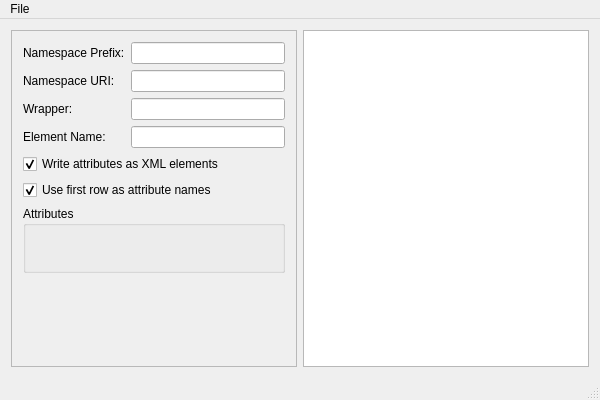
<?xml version="1.0" encoding="UTF-8"?>
<ui version="4.0">
 <class>QCSVToXMLClass</class>
 <widget class="QMainWindow" name="QCSVToXMLClass">
  <property name="geometry">
   <rect>
    <x>0</x>
    <y>0</y>
    <width>600</width>
    <height>400</height>
   </rect>
  </property>
  <property name="windowTitle">
   <string>QCSVToXML</string>
  </property>
  <widget class="QWidget" name="centralWidget">
   <layout class="QHBoxLayout" name="horizontalLayout">
    <item>
     <widget class="QScrollArea" name="scrollArea">
      <property name="widgetResizable">
       <bool>true</bool>
      </property>
      <widget class="QWidget" name="scrollAreaWidgetContents">
       <property name="geometry">
        <rect>
         <x>0</x>
         <y>0</y>
         <width>286</width>
         <height>338</height>
        </rect>
       </property>
       <layout class="QFormLayout" name="formLayout">
        <property name="labelAlignment">
         <set>Qt::AlignJustify|Qt::AlignVCenter</set>
        </property>
        <item row="0" column="1">
         <widget class="QLineEdit" name="lineEditNamespace"/>
        </item>
        <item row="2" column="1">
         <widget class="QLineEdit" name="lineEditWrapper"/>
        </item>
        <item row="1" column="0">
         <widget class="QLabel" name="labelNamespaceUri">
          <property name="text">
           <string>Namespace URI:</string>
          </property>
          <property name="buddy">
           <cstring>lineEdit</cstring>
          </property>
         </widget>
        </item>
        <item row="1" column="1">
         <widget class="QLineEdit" name="lineEdit"/>
        </item>
        <item row="3" column="0">
         <widget class="QLabel" name="labelElement">
          <property name="text">
           <string>Element Name:</string>
          </property>
          <property name="buddy">
           <cstring>lineEditElement</cstring>
          </property>
         </widget>
        </item>
        <item row="3" column="1">
         <widget class="QLineEdit" name="lineEditElement"/>
        </item>
        <item row="6" column="0" colspan="2">
         <widget class="QGroupBox" name="groupBoxAttributes">
          <property name="title">
           <string>Attributes</string>
          </property>
          <layout class="QVBoxLayout" name="verticalLayout">
           <item>
            <widget class="QWidget" name="widgetAttributes" native="true">
             <layout class="QFormLayout" name="formLayoutWidgetAttributes">
              <property name="fieldGrowthPolicy">
               <enum>QFormLayout::AllNonFixedFieldsGrow</enum>
              </property>
             </layout>
            </widget>
           </item>
          </layout>
         </widget>
        </item>
        <item row="2" column="0">
         <widget class="QLabel" name="labelWrapper">
          <property name="toolTip">
           <string>Leave blank if not required</string>
          </property>
          <property name="text">
           <string>Wrapper:</string>
          </property>
          <property name="buddy">
           <cstring>lineEditWrapper</cstring>
          </property>
         </widget>
        </item>
        <item row="0" column="0">
         <widget class="QLabel" name="labelNamespacePrefix">
          <property name="text">
           <string>Namespace Prefix:</string>
          </property>
          <property name="buddy">
           <cstring>lineEditNamespace</cstring>
          </property>
         </widget>
        </item>
        <item row="4" column="0" colspan="2">
         <widget class="QCheckBox" name="checkBoxAttributeAsElement">
          <property name="text">
           <string>Write attributes as XML elements</string>
          </property>
          <property name="checked">
           <bool>true</bool>
          </property>
         </widget>
        </item>
        <item row="5" column="0" colspan="2">
         <widget class="QCheckBox" name="checkBoxFirstRowAsAttributes">
          <property name="text">
           <string>Use first row as attribute names</string>
          </property>
          <property name="checked">
           <bool>true</bool>
          </property>
         </widget>
        </item>
       </layout>
      </widget>
     </widget>
    </item>
    <item>
     <widget class="QTextBrowser" name="textBrowserXmlOutput"/>
    </item>
   </layout>
  </widget>
  <widget class="QMenuBar" name="menuBar">
   <property name="geometry">
    <rect>
     <x>0</x>
     <y>0</y>
     <width>600</width>
     <height>20</height>
    </rect>
   </property>
   <widget class="QMenu" name="menuFile">
    <property name="title">
     <string>File</string>
    </property>
    <addaction name="actionLoad"/>
    <addaction name="actionExport"/>
    <addaction name="separator"/>
    <addaction name="actionExit"/>
   </widget>
   <addaction name="menuFile"/>
  </widget>
  <widget class="QStatusBar" name="statusBar"/>
  <action name="actionLoad">
   <property name="icon">
    <iconset theme="document-open">
     <normaloff/>
    </iconset>
   </property>
   <property name="text">
    <string>Load</string>
   </property>
   <property name="shortcut">
    <string>Alt+L</string>
   </property>
  </action>
  <action name="actionExport">
   <property name="icon">
    <iconset theme="document-save">
     <normaloff/>
    </iconset>
   </property>
   <property name="text">
    <string>Export</string>
   </property>
   <property name="shortcut">
    <string>Alt+E</string>
   </property>
  </action>
  <action name="actionExit">
   <property name="icon">
    <iconset theme="window-close">
     <normaloff/>
    </iconset>
   </property>
   <property name="text">
    <string>Exit</string>
   </property>
   <property name="shortcut">
    <string>Alt+X</string>
   </property>
  </action>
 </widget>
 <layoutdefault spacing="6" margin="11"/>
 <tabstops>
  <tabstop>lineEditNamespace</tabstop>
  <tabstop>lineEdit</tabstop>
  <tabstop>lineEditWrapper</tabstop>
  <tabstop>lineEditElement</tabstop>
  <tabstop>scrollArea</tabstop>
  <tabstop>textBrowserXmlOutput</tabstop>
 </tabstops>
 <resources>
  <include location="qcsvtoxml.qrc"/>
 </resources>
 <connections>
  <connection>
   <sender>actionExit</sender>
   <signal>triggered()</signal>
   <receiver>QCSVToXMLClass</receiver>
   <slot>close()</slot>
   <hints>
    <hint type="sourcelabel">
     <x>-1</x>
     <y>-1</y>
    </hint>
    <hint type="destinationlabel">
     <x>299</x>
     <y>199</y>
    </hint>
   </hints>
  </connection>
 </connections>
</ui>
